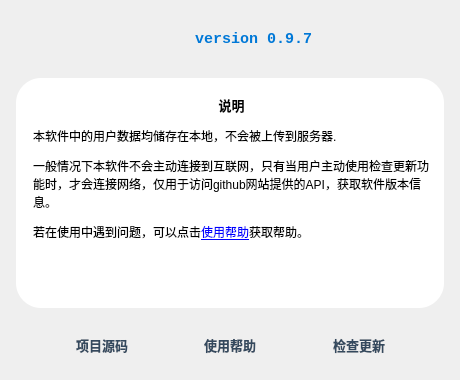
<?xml version="1.0" encoding="UTF-8"?>
<ui version="4.0">
 <class>Dialog</class>
 <widget class="QDialog" name="Dialog">
  <property name="geometry">
   <rect>
    <x>0</x>
    <y>0</y>
    <width>460</width>
    <height>380</height>
   </rect>
  </property>
  <property name="minimumSize">
   <size>
    <width>460</width>
    <height>380</height>
   </size>
  </property>
  <property name="maximumSize">
   <size>
    <width>460</width>
    <height>380</height>
   </size>
  </property>
  <property name="focusPolicy">
   <enum>Qt::StrongFocus</enum>
  </property>
  <property name="windowTitle">
   <string>关于</string>
  </property>
  <property name="windowIcon">
   <iconset resource="src/icons.qrc">
    <normaloff>:/mainui/icon/MainIcon.ico</normaloff>:/mainui/icon/MainIcon.ico</iconset>
  </property>
  <layout class="QVBoxLayout" name="verticalLayout">
   <item>
    <layout class="QHBoxLayout" name="horizontalLayout">
     <item>
      <spacer name="horizontalSpacer">
       <property name="orientation">
        <enum>Qt::Horizontal</enum>
       </property>
       <property name="sizeHint" stdset="0">
        <size>
         <width>40</width>
         <height>20</height>
        </size>
       </property>
      </spacer>
     </item>
     <item>
      <widget class="QPushButton" name="pushButton_4">
       <property name="enabled">
        <bool>false</bool>
       </property>
       <property name="text">
        <string/>
       </property>
       <property name="icon">
        <iconset resource="src/icons.qrc">
         <normaloff>:/mainui/icon/MainIcon.ico</normaloff>
         <disabledoff>:/mainui/icon/MainIcon.ico</disabledoff>
         <disabledon>:/mainui/icon/MainIcon.ico</disabledon>:/mainui/icon/MainIcon.ico</iconset>
       </property>
       <property name="iconSize">
        <size>
         <width>30</width>
         <height>30</height>
        </size>
       </property>
       <property name="flat">
        <bool>true</bool>
       </property>
      </widget>
     </item>
     <item>
      <widget class="QLabel" name="label">
       <property name="font">
        <font>
         <family>Consolas</family>
         <pointsize>11</pointsize>
         <weight>75</weight>
         <bold>true</bold>
        </font>
       </property>
       <property name="styleSheet">
        <string notr="true">color:#0078d7;</string>
       </property>
       <property name="text">
        <string>version 0.9.7</string>
       </property>
      </widget>
     </item>
     <item>
      <spacer name="horizontalSpacer_2">
       <property name="orientation">
        <enum>Qt::Horizontal</enum>
       </property>
       <property name="sizeHint" stdset="0">
        <size>
         <width>40</width>
         <height>20</height>
        </size>
       </property>
      </spacer>
     </item>
    </layout>
   </item>
   <item>
    <widget class="QGroupBox" name="groupBox">
     <property name="sizePolicy">
      <sizepolicy hsizetype="Preferred" vsizetype="Fixed">
       <horstretch>0</horstretch>
       <verstretch>0</verstretch>
      </sizepolicy>
     </property>
     <property name="minimumSize">
      <size>
       <width>0</width>
       <height>240</height>
      </size>
     </property>
     <property name="styleSheet">
      <string notr="true">border-color:red;
background-color:white;
border-radius:25px;
margin:5px;</string>
     </property>
     <property name="title">
      <string/>
     </property>
     <layout class="QVBoxLayout" name="verticalLayout_2">
      <item>
       <widget class="QLabel" name="label_2">
        <property name="font">
         <font>
          <family>Microsoft YaHei UI</family>
          <pointsize>9</pointsize>
          <weight>50</weight>
          <bold>false</bold>
         </font>
        </property>
        <property name="text">
         <string>&lt;html&gt;&lt;head/&gt;&lt;body&gt;&lt;p align=&quot;center&quot;&gt;&lt;span style=&quot; font-size:10pt; font-weight:600; color:#000000;&quot;&gt;说明&lt;/span&gt;&lt;/p&gt;&lt;p&gt;本软件中的用户数据均储存在&lt;span style=&quot; color:#000000;&quot;&gt;本地&lt;/span&gt;，不会被上传到服务器.&lt;/p&gt;&lt;p&gt;一般情况下本软件不会主动连接到互联网，只有当用户主动使用检查更新功能时，才会连接网络，仅用于访问github网站提供的API，获取软件版本信息。&lt;/p&gt;&lt;p&gt;若在使用中遇到问题，可以点击&lt;span style=&quot; text-decoration: underline; color:#0000ff;&quot;&gt;使用帮助&lt;/span&gt;获取帮助。&lt;/p&gt;&lt;/body&gt;&lt;/html&gt;</string>
        </property>
        <property name="alignment">
         <set>Qt::AlignLeading|Qt::AlignLeft|Qt::AlignTop</set>
        </property>
        <property name="wordWrap">
         <bool>true</bool>
        </property>
       </widget>
      </item>
     </layout>
    </widget>
   </item>
   <item>
    <spacer name="verticalSpacer">
     <property name="orientation">
      <enum>Qt::Vertical</enum>
     </property>
     <property name="sizeType">
      <enum>QSizePolicy::Fixed</enum>
     </property>
     <property name="sizeHint" stdset="0">
      <size>
       <width>20</width>
       <height>10</height>
      </size>
     </property>
    </spacer>
   </item>
   <item>
    <layout class="QHBoxLayout" name="horizontalLayout_2">
     <item>
      <spacer name="horizontalSpacer_3">
       <property name="orientation">
        <enum>Qt::Horizontal</enum>
       </property>
       <property name="sizeHint" stdset="0">
        <size>
         <width>40</width>
         <height>20</height>
        </size>
       </property>
      </spacer>
     </item>
     <item>
      <widget class="QPushButton" name="pbt_code">
       <property name="font">
        <font>
         <family>Microsoft YaHei UI</family>
         <pointsize>10</pointsize>
         <weight>75</weight>
         <bold>true</bold>
        </font>
       </property>
       <property name="cursor">
        <cursorShape>PointingHandCursor</cursorShape>
       </property>
       <property name="styleSheet">
        <string notr="true">QPushButton {
	background:Transparent;
	border:2px solid Transparent;
	color:#34495E;
	padding:4px;
	padding-bottom:2px;
}

QPushButton:hover {
	color:#0078d7;
	border-bottom-color:#0078d7;
}
</string>
       </property>
       <property name="text">
        <string>项目源码</string>
       </property>
      </widget>
     </item>
     <item>
      <spacer name="horizontalSpacer_5">
       <property name="orientation">
        <enum>Qt::Horizontal</enum>
       </property>
       <property name="sizeHint" stdset="0">
        <size>
         <width>40</width>
         <height>20</height>
        </size>
       </property>
      </spacer>
     </item>
     <item>
      <widget class="QPushButton" name="pbt_help">
       <property name="font">
        <font>
         <family>Microsoft YaHei UI</family>
         <pointsize>10</pointsize>
         <weight>75</weight>
         <bold>true</bold>
        </font>
       </property>
       <property name="cursor">
        <cursorShape>PointingHandCursor</cursorShape>
       </property>
       <property name="styleSheet">
        <string notr="true">QPushButton {
	background:Transparent;
	border:2px solid Transparent;
	color:#34495E;
	padding:4px;
	padding-bottom:2px;
}

QPushButton:hover {
	color:#0078d7;
	border-bottom-color:#0078d7;
}</string>
       </property>
       <property name="text">
        <string>使用帮助</string>
       </property>
      </widget>
     </item>
     <item>
      <spacer name="horizontalSpacer_6">
       <property name="orientation">
        <enum>Qt::Horizontal</enum>
       </property>
       <property name="sizeHint" stdset="0">
        <size>
         <width>40</width>
         <height>20</height>
        </size>
       </property>
      </spacer>
     </item>
     <item>
      <widget class="QPushButton" name="pbt_update">
       <property name="font">
        <font>
         <family>Microsoft YaHei UI</family>
         <pointsize>10</pointsize>
         <weight>75</weight>
         <bold>true</bold>
        </font>
       </property>
       <property name="cursor">
        <cursorShape>PointingHandCursor</cursorShape>
       </property>
       <property name="styleSheet">
        <string notr="true">QPushButton {
	background:Transparent;
	border:2px solid Transparent;
	color:#34495E;
	padding:4px;
	padding-bottom:2px;
}

QPushButton:hover {
	color:#0078d7;
	border-bottom-color:#0078d7;
}</string>
       </property>
       <property name="text">
        <string>检查更新</string>
       </property>
      </widget>
     </item>
     <item>
      <spacer name="horizontalSpacer_4">
       <property name="orientation">
        <enum>Qt::Horizontal</enum>
       </property>
       <property name="sizeHint" stdset="0">
        <size>
         <width>40</width>
         <height>20</height>
        </size>
       </property>
      </spacer>
     </item>
    </layout>
   </item>
   <item>
    <spacer name="verticalSpacer_2">
     <property name="orientation">
      <enum>Qt::Vertical</enum>
     </property>
     <property name="sizeType">
      <enum>QSizePolicy::Fixed</enum>
     </property>
     <property name="sizeHint" stdset="0">
      <size>
       <width>20</width>
       <height>10</height>
      </size>
     </property>
    </spacer>
   </item>
  </layout>
 </widget>
 <resources>
  <include location="src/icons.qrc"/>
 </resources>
 <connections/>
</ui>
